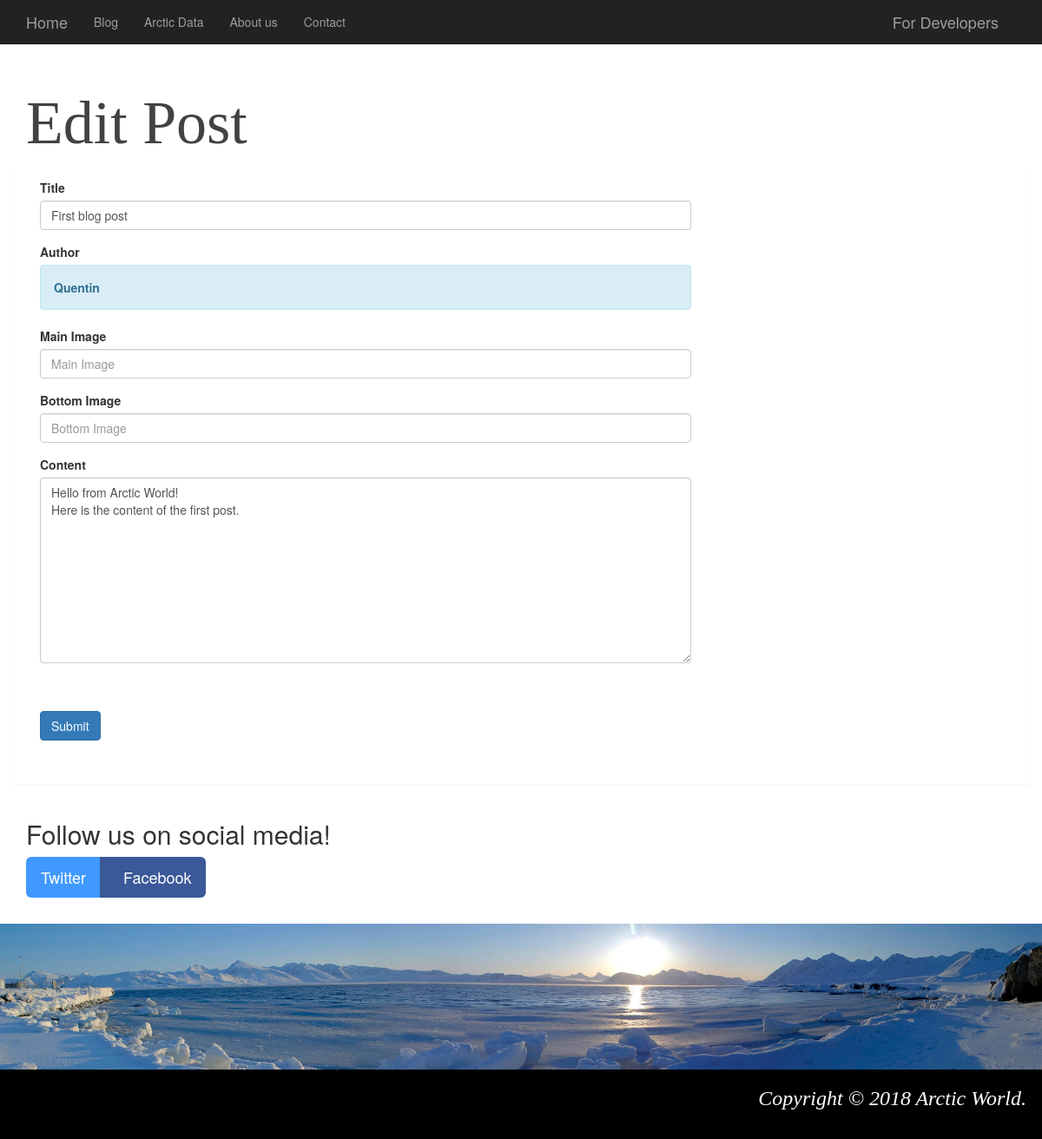
/edit/post/1 (signed in), run on the app's committed database.
### forms.py (models this page shows)
class BlogPost(db.Model):
	post_id = db.Column(db.Integer, primary_key=True, autoincrement=True)
	title = db.Column(db.String(150))
	image = db.Column(db.LargeBinary)
	image2 = db.Column(db.LargeBinary)
	author = db.Column(db.String(20))
	created = db.Column(db.DateTime)
	updated = db.Column(db.DateTime)
	content = db.Column(db.Text)

### app.py (the view)
@app.route('/edit/post/<int:post_id>', methods=['GET', 'POST'])
def edit(post_id):
	post = BlogPost.query.filter_by(post_id=post_id).first()
	if post.author != current_user.username:
		flash('Only the author of this post can modify it!')
		return redirect(url_for('blogpost', post_id=post_id))
	if request.method == 'POST':
		try:
			title = request.form['title']
			content = request.form['content']
			post.title = title
			post.content = content
			db.session.commit()
			flash('The post was successfully edited!')
			return redirect(url_for('blog', post_id=post_id))
		except:
			flash('The post modification process failed. Please try again.')
			return redirect(url_for('blog', post_id=post_id))
	else:
		return render_template('edit.html', post=post)

### app.py (called while the page is built)
@login_manager.user_loader
def load_user(user_id):
	return User.query.get(int(user_id))

@app.context_processor
def inject_now():
	return {'now': datetime.utcnow()}

### templates/edit.html (shortened to what this page needs)
{% extends 'base.html' %}
{% block content %}
<div id="masthead">
<div class="container">
<div class="row">
<div class="col-md-7">
	<h1> <font face="blanka" color="#424242">Edit Post</font>
</div>
</div>
</div>
</div>
<div class="col-md-12">
<div class="panel">
<div class="panel-body">
<div class="container">
<div class="row">
	<div class="col-lg-8 col-md-10 mx-auto">
	<form name="{{ url_for('edit',  post_id=post.post_id)}}" method="POST">
	<div class="control-group">
	<div class="form-group floating-label-form-group controls">
	<label for = "title">Title</label><br>
	<input type="text" class="form-control" name="title" value="{{ post.title }}" />
	</div>
	</div>
	<div class="control-group">
	<div class="form-group floating-label-form-group controls">
	<label for = "author">Author</label>
	<div class="alert alert-info"><strong>{{ post.author }}</strong></li></div>
	</div>
	</div>
	<div class="control-group">
		<div class="form-group floating-label-form-group controls">
			<label>Main Image</label>
			<input type="LargeBinary" class="form-control" placeholder="Main Image" id="image">
		</div>
		</div>
		<div class="control-group">
		<div class="form-group floating-label-form-group controls">
			<label>Bottom Image</label>
			<input type="LargeBinary" class="form-control" placeholder="Bottom Image" id="image2">
		</div>
		</div>
	<div class="control-group">
	<div class="form-group floating-label-form-group controls">
		<label for "content">Content</label>
		<textarea rows="10" class="form-control" name="content" >{{ post.content }}</textarea><br>
	</div>
	</div>
	<br>
	<div class="form-group">
	<button type="submit" class="btn btn-primary" id="sendMessageButton">Submit</button>
	<br><br>
	</div>
	</form>
	</div>
</div>
</div>
</div>
</div>
</div>
{% endblock content %}

### static/css/styles.css (style rules this page uses)
body { padding-top:50px; }
#masthead { min-height:140px; }
#masthead h1 { font-size: 40px; line-height: 1; margin-top:50px; }
@media screen and (min-width: 768px) { #masthead h1 { font-size: 70px; } }
.panel { border-color:transparent; border-radius:0; }

### data on the page
BlogPost: title "First blog post", author "Quentin", content "Hello from Arctic World! Here is the content of the first post."
